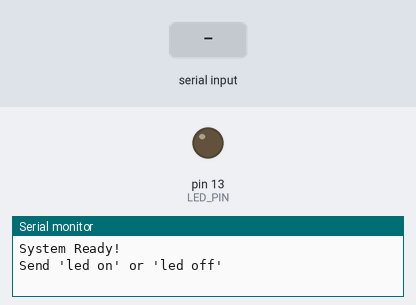
This program was run on a simulated Arduino Uno, built with avr-gcc and run on an emulated ATmega328P. Parts: output pins drawn as LEDs (lit = HIGH), the last lines printed to the serial monitor. The inputs (shaded band) are chosen by the test bench.

Above: at 1.2 s.
1.3 s: "led on\n" received over Serial
At 2.5 s:
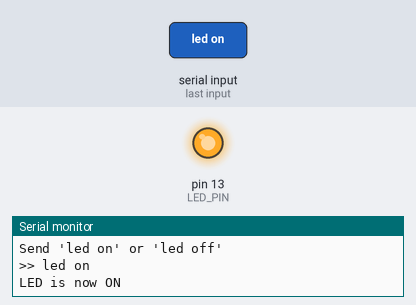
2.8 s: "led off\n" received over Serial
At 3.7 s:
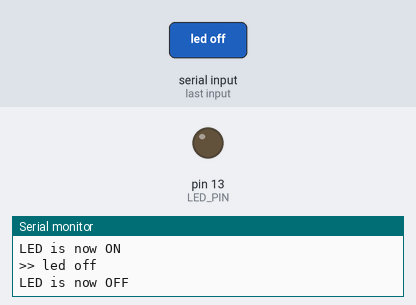
Timing chart, 0 to 5.8 s (numbered marks = the images above; inputs shaded):
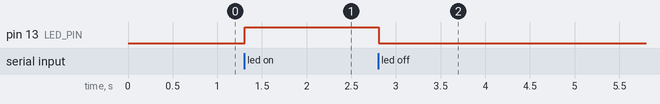

The program:

main.cpp
```cpp
#include <Arduino.h>
#include <string.h>   // strcmp

#include "Led.h"
#include "Serial.h"

#define LED_PIN 13

Led led(LED_PIN);

void setup() {
  serialInit(9600);
}

void loop() {
  char command[20];

  if (serialReadCommand(command, sizeof(command))) {

    if (strcmp(command, "led on") == 0) {
      led.turnOn();
      serialPrint("LED is now ON");
    }
    else if (strcmp(command, "led off") == 0) {
      led.turnOff();
      serialPrint("LED is now OFF");
    }
    else {
      serialPrint("Invalid command! Use 'led on' or 'led off'");
    }
  }
}
```

Led.h
```cpp
#ifndef LED_H
#define LED_H

#include <Arduino.h>

class Led {
public:
    Led(uint8_t pin);
    void turnOn();
    void turnOff();

private:
    uint8_t pin;
    bool state;
};

#endif
```

Serial.h
```cpp
#ifndef SERIAL_H
#define SERIAL_H

#include <Arduino.h>
#include <stdio.h>

void serialInit(unsigned long baudRate);
bool serialReadCommand(char* buffer, size_t size);
void serialPrint(const char* message);

#endif
```

Led.cpp
```cpp
#include "Led.h"

Led::Led(uint8_t pin) {
    this->pin = pin;
    this->state = false;
    pinMode(pin, OUTPUT);
}

void Led::turnOn() {
    state = true;
    digitalWrite(pin, HIGH);
}

void Led::turnOff() {
    state = false;
    digitalWrite(pin, LOW);
}
```

Serial.cpp
```cpp
#include "Serial.h"

// Redirect printf -> Serial
static int serial_putc(char c, FILE *stream) {
    Serial.write(c);
    return 0;
}

static FILE serial_stdout;

void serialInit(unsigned long baudRate) {
    Serial.begin(baudRate);

    fdev_setup_stream(&serial_stdout, serial_putc, NULL, _FDEV_SETUP_WRITE);
    stdout = &serial_stdout;

    serialPrint("System Ready!");
    serialPrint("Send 'led on' or 'led off'");
}

bool serialReadCommand(char* buffer, size_t size) {
    if (Serial.available() > 0) {
        size_t n = Serial.readBytesUntil('\n', buffer, size - 1);
        buffer[n] = '\0';

        // echo what was typed
        printf(">> %s\n", buffer);

        for (size_t i = 0; i < n; i++) {
        if (buffer[i] == '\r') {
            buffer[i] = '\0';
            break;
        }
        }
        return true;
    }
    return false;
}

void serialPrint(const char* message) {
    printf("%s\n", message);
}
```

Measured:
- after the input at 1.3 s, pin 13 (LED_PIN): LOW → HIGH at once
- after the input at 2.8 s, pin 13 (LED_PIN): HIGH → LOW at once
